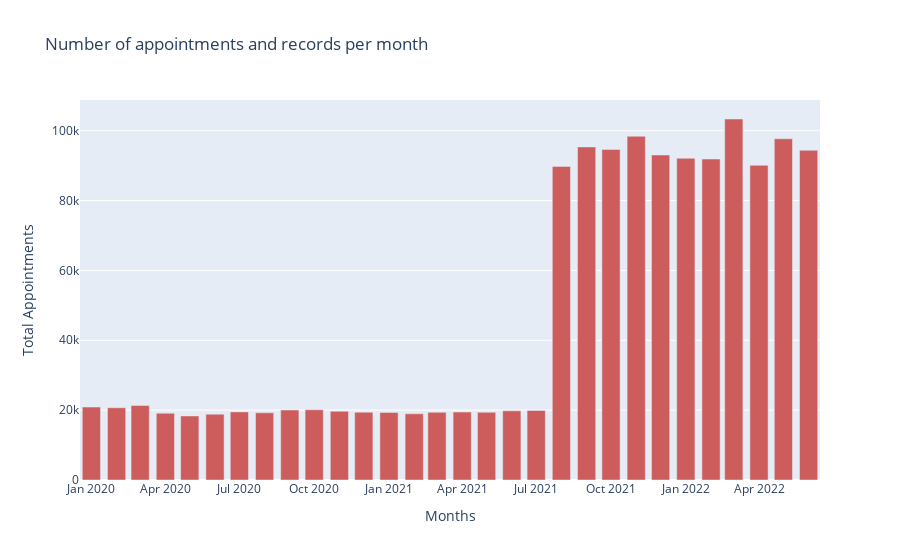

Source (notebook cell):
### Code cell
import plotly.express as px
import plotly.graph_objs as go
fig = go.Figure(data=go.Bar(x=df_month['Month'].astype(dtype=str), 
                        y=df_month['Appointments'],
                        marker_color='indianred', text=""))
fig.update_layout({"title": 'Number of appointments and records per month',
                   "xaxis": {"title":"Months"},
                   "yaxis": {"title":"Total Appointments"},
                   "showlegend": False})

#fig.show()

### Figure 1 — Plotly figure (JSON) as saved in the notebook; plotly's stock layout.template omitted (floating-point values rounded to 4 significant figures)
{"data": [{"marker": {"color": "indianred"}, "text": "", "type": "bar", "x": ["2020-01", "2020-02", "2020-03", "2020-04", "2020-05", "2020-06", "2020-07", "2020-08", "2020-09", "2020-10", "2020-11", "2020-12", "2021-01", "2021-02", "2021-03", "2021-04", "2021-05", "2021-06", "2021-07", "2021-08", "2021-09", "2021-10", "2021-11", "2021-12", "2022-01", "2022-02", "2022-03", "2022-04", "2022-05", "2022-06"], "y": [20889, 20689, 21350, 19124, 18338, 18844, 19502, 19247, 20043, 20122, 19675, 19394, 19319, 18949, 19369, 19452, 19384, 19814, 19899, 89785, 95363, 94640, 98418, 93044, 92121, 91902, 103354, 90085, 97701, 94399]}], "layout": {"showlegend": false, "title": {"text": "Number of appointments and records per month"}, "xaxis": {"title": {"text": "Months"}}, "yaxis": {"title": {"text": "Total Appointments"}}}}
